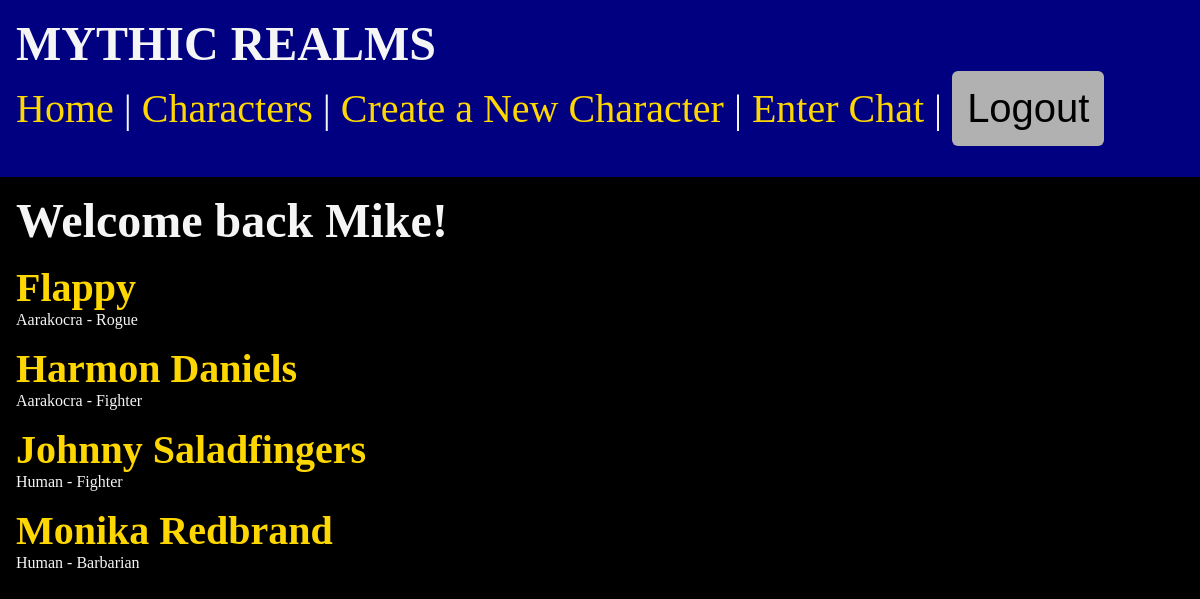
/characters/ (signed in), run on the app's committed database.
### characters/models.py (models this page shows, shortened)
class Character(models.Model):
    name = models.CharField(max_length= 50)
    ancestry = models.CharField(max_length= 50)
    background = models.CharField(max_length= 50)
    ch_class = models.CharField(max_length= 50)
    ch_image = models.ImageField(default='fallback.png', blank=True)
    str = models.IntegerField()
    dex = models.IntegerField()
    con = models.IntegerField()
    int = models.IntegerField()
    wis = models.IntegerField()
    cha = models.IntegerField()
    acrobatics = models.BooleanField()
    animal_handling = models.BooleanField()
    arcana = models.BooleanField()
    athletics = models.BooleanField()
    deception = models.BooleanField()
    history = models.BooleanField()
    insight = models.BooleanField()
    intimidation = models.BooleanField()
    investigation = models.BooleanField()
    medicine = models.BooleanField()
    nature = models.BooleanField()
    perception = models.BooleanField()
    performance = models.BooleanField()
    persuasion = models.BooleanField()
    religion = models.BooleanField()
    sleight_of_hand = models.BooleanField()
    stealth = models.BooleanField()
    survival = models.BooleanField()
    slug = models.SlugField()
    owner = models.ForeignKey(User, on_delete=models.CASCADE, default=None)

### characters/views.py (the view)
# urls.py: path('', views.character_list, name="list"),
@login_required(login_url="/users/login/")
def character_list(request):
    characters = Character.objects.all().filter(owner=request.user).order_by('name') # geta all of the characters to load
    return render(request, 'characters/character_list.html', {'characters': characters})

### characters/templates/characters/character_list.html (shortened to what this page needs)
{% extends 'layout.html' %}
{% block content %}
    <section>
    <h1>Welcome back {{ user.username }}!</h1>
    {% for character in characters %}
        <article>
            <h2> <a href="{% url 'characters:character' slug=character.slug %}">{{ character.name }}</a> </h2>
            <p>{{ character.ancestry }} - {{ character.ch_class }}</p>
        </article>
    {% endfor %}
    </section>
{% endblock %}

### templates/layout.html (shortened to what this page needs)
<!DOCTYPE html>
{% load static %}
<html lang="en">
<head>
    <link rel="stylesheet" href="{% static 'css/style.css' %}">
</head>
<body>
    <nav>
        <h1>MYTHIC REALMS</h1>
        <a href="/">Home</a> |
        {% if user.is_authenticated %}
        <a href="{% url 'characters:list' %}">Characters</a> |
        <a href="{% url 'characters:new-character' %}">Create a New Character</a> |
        <a href="{% url 'chat:lobby' %}">Enter Chat</a> |
        <form class="logout" action="{% url 'users:logout' %}" method="post">
            <button class="logout-button">Logout</button>
        </form>
        {% else %}
        <a href="{% url 'users:login' %}">User Login</a> |
        <a href="{% url 'users:register' %}">Register</a>
        {% endif %}
    </nav>
    <main>
        {% block content %}
        {% endblock %}
    </main>
</body>
</html>

### static/css/style.css (style rules this page uses)
* { margin: 0; padding: 0; box-sizing: border-box; }
body { min-height: 100vh; background-color: black; color: whitesmoke; font-size: 3rem; }
nav { padding: 1rem; background-color: navy; color: whitesmoke; font-size: 2.5rem; }
main { padding: 1rem; }
section { display: flex; flex-flow: column; gap: 1rem; }
h1 { font-size: 3.0rem; }
h2 { font-size: 2.5rem; }
p { font-size: 1rem; }
a { text-decoration: none; color: gold; }
.logout { display: inline-block; }
.logout-button { font-size: 2.5rem; color: black; background-color: rgb(177, 177, 177, 255); border: none; border-radius: 6px; }
form { display: flex; flex-direction: column; }
textarea, input, button { margin-bottom: 15px; padding: 15px; border: 1px solid #ced6e0; border-radius: 6px; font-size: 16px; }

### data on the page
Character: name "Flappy", ancestry "Aarakocra", ch_class "Rogue"
Character: name "Harmon Daniels", ancestry "Aarakocra", ch_class "Fighter"
Character: name "Johnny Saladfingers", ancestry "Human", ch_class "Fighter"
Character: name "Monika Redbrand", ancestry "Human", ch_class "Barbarian"

### other printed values
{{ user.username }} "Mike"
